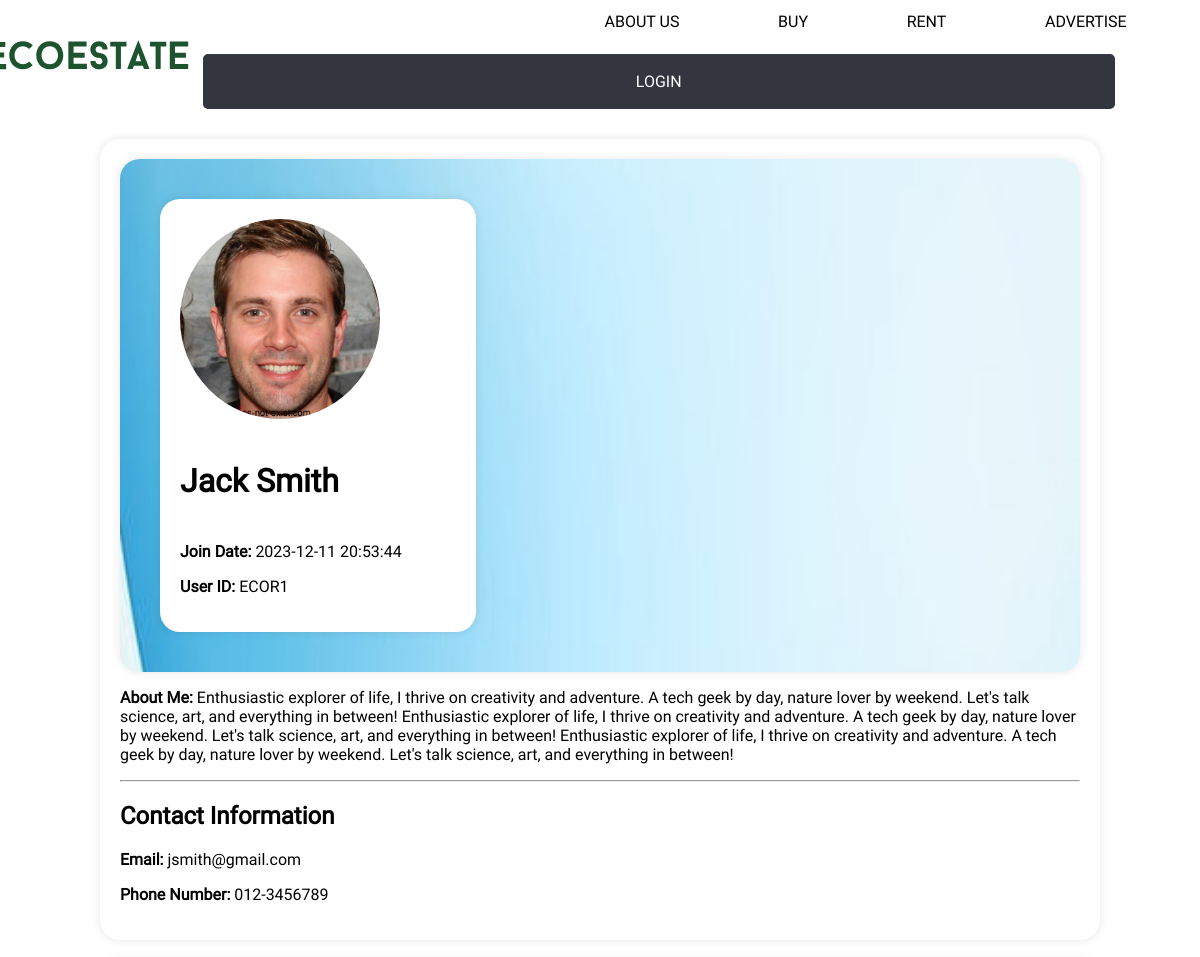
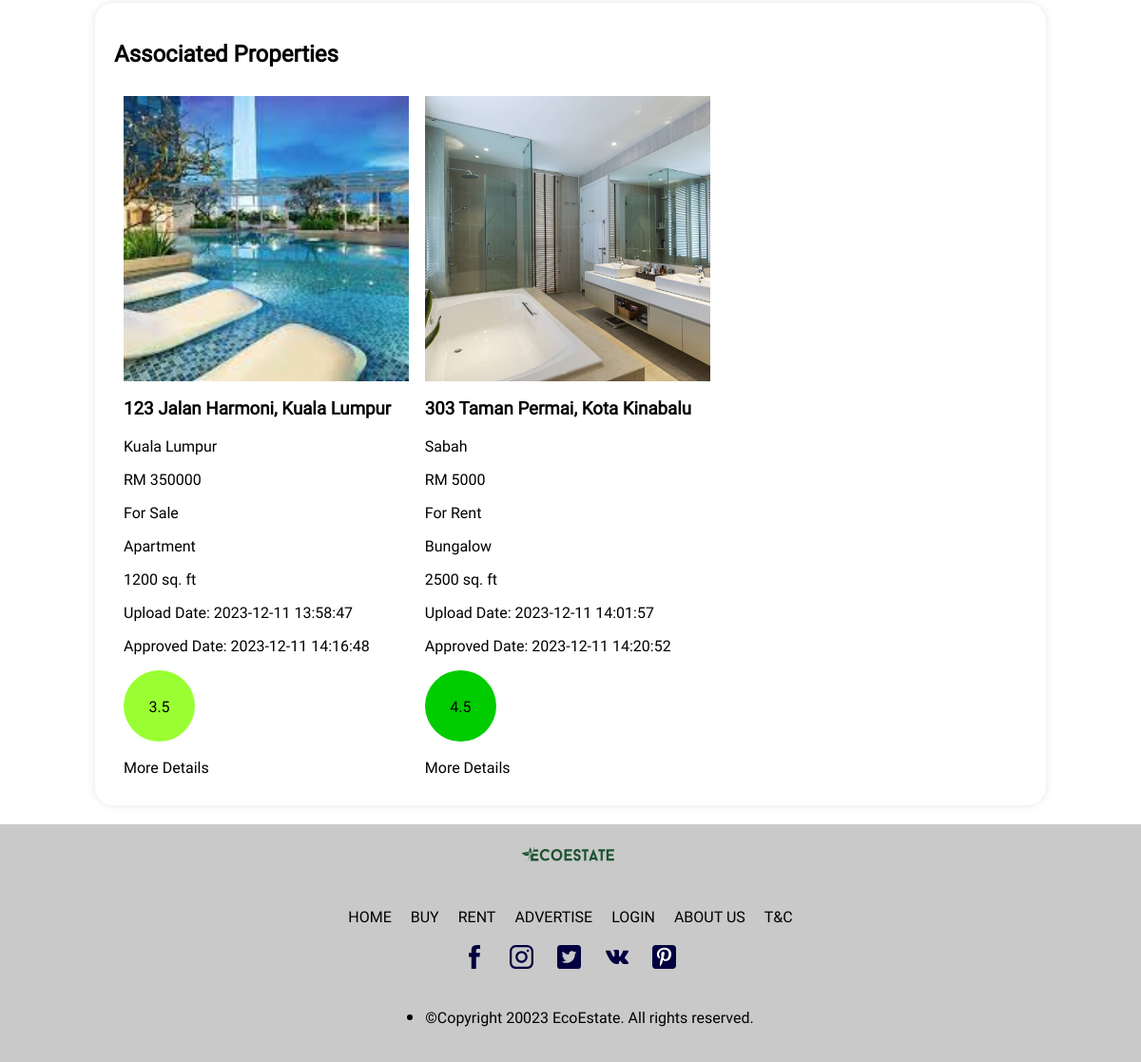
The app's page /EcoEstate/user_page.php?user_id=1 with its own data (2 pictures, top to bottom).
### tables this page shows
CREATE TABLE `user` (
  `user_id` int(10) NOT NULL,
  `username` varchar(40) NOT NULL,
  `password` varchar(40) NOT NULL,
  `email` varchar(40) NOT NULL,
  `phone_no` varchar(20) NOT NULL,
  `join_date` datetime NOT NULL DEFAULT current_timestamp(),
  `about_me` text DEFAULT '\'Empty for now\'',
  `profile_img_dir` varchar(50) NOT NULL DEFAULT '../Images/default_profile.jpg',
  `banner_img_dir` varchar(50) NOT NULL DEFAULT '../Images/default_banner.jpg'
);

CREATE TABLE `property` (
  `property_id` int(10) NOT NULL,
  `address` varchar(100) NOT NULL,
  `city` varchar(50) NOT NULL,
  `state` varchar(20) NOT NULL,
  `property_type` varchar(20) NOT NULL,
  `listing_type` varchar(10) NOT NULL,
  `price` int(10) NOT NULL,
  `floor_size` int(6) NOT NULL,
  `building_rating` decimal(2,1) DEFAULT 0.0,
  `renewable_rating` decimal(2,1) DEFAULT 0.0,
  `energy_rating` decimal(2,1) DEFAULT 0.0,
  `water_rating` decimal(2,1) DEFAULT 0.0,
  `user_id` int(10) DEFAULT NULL,
  `description` text NOT NULL,
  `furnished` varchar(3) NOT NULL,
  `no_of_bedrooms` tinyint(4) NOT NULL,
  `no_of_bathrooms` tinyint(4) NOT NULL,
  `no_of_carparks` tinyint(4) NOT NULL,
  `upload_date` datetime NOT NULL DEFAULT current_timestamp(),
  `construction_date` year(4) NOT NULL,
  `certificates` text NOT NULL
);

CREATE TABLE `property_image` (
  `img_id` int(11) NOT NULL,
  `property_id` int(11) NOT NULL,
  `img_dir` varchar(100) NOT NULL
);

CREATE TABLE `property_approval` (
  `property_id` int(10) NOT NULL,
  `admin_id` int(10) DEFAULT NULL,
  `approval_date` datetime DEFAULT NULL,
  `assessment_date` date NOT NULL
);

### EcoEstate/user_page_view.php (the view, shortened to what this page needs)
<html>
<head>
    <link rel = "stylesheet" type = "text/css" href = "style.css">
</head>
<body class="pagewidth">
    <header>
            <a href="home.php"><img  class="logo" src="../Images/Logo.svg"></a>
            <nav>
                <div class="right">
                    <div>
                        <a href="about_us.php">ABOUT US</a>
                    </div>
                    <div>
                        <a href="property_search.php?type=sale">BUY</a>
                    </div>
                    <div>
                        <a href="property_search.php?type=rent">RENT</a>
                    </div>
                    <div>
                        <a href="addproperty.php">ADVERTISE</a>
                    </div>
                </div>
                <div class="buttons">
                    <div class="login">
                        <button
                            <?php
                            if (isset($_SESSION["user_id"]) && $_SESSION["username"]){
                                echo 'onclick="window.location.href=';
                                echo "'user_page.php';";
                                echo ';">MY ACCOUNT';
                            }
                            elseif (isset($_SESSION['admin_id']) && $_SESSION['name']){
                                echo 'onclick="window.location.href=';
                                echo "'admin_page.php';";
                                echo ';">ADMIN PAGE';
                            }
                            else{
                                echo 'onclick="window.location.href=';
                                echo "'login.php';";
                                echo ';">LOGIN';
                            }
                            ?>
                        </button>
                    </div>
                </div>
            </nav>
        </header>
        <section>
            <section class="banner">
                <section style="max-width: 30%; margin: 20px auto 20px 20px">
                    <img class="profile-pic" src="<?php echo $profile_img; ?>" alt="User Profile Picture">
                    <h1 style="font-size: 32px;"><?php echo $username; ?></h1>
                    <p><strong>Join Date:</strong> <?php echo $join_date;?></p>
                    <p><strong>User ID:</strong> ECOR<?php echo $user_id;?></p>
                </section>
            </section>
            <p ><strong>About Me:</strong> <?php echo $about_me;?></p>
            <div class="contact-info">
                <hr>
                <h2>Contact Information</h2>
                <p><strong>Email:</strong> <?php echo $email; ?></p>
                <p><strong>Phone Number:</strong> <a href="tel:<?php echo $phone_no; ?>"><?php echo $phone_no; ?></a></p>
            </div>
        </section>
        <section class="property">
            <h2 style="flex: 100%;">Associated Properties</h2>
                <?php
                    $q = "SELECT * FROM property WHERE user_id = $user_id";
                    $result = @mysqli_query($dbc, $q);
                    if (mysqli_num_rows($result) != 0) {
                        while ($property = mysqli_fetch_assoc($result)) {
                            $q = "SELECT * FROM property_image WHERE property_id = " . $property['property_id'] . " LIMIT 1;";
                            $r = @mysqli_query($dbc, $q);
                            $image = mysqli_fetch_assoc($r);
                            $q = "SELECT approval_date FROM property_approval WHERE property_id = " . $property['property_id'] . " && approval_date IS NOT NULL;";
                            $r = @mysqli_query($dbc, $q);
                            $approval = mysqli_fetch_assoc($r);
                            if(isset($_SESSION['admin_id']) || mysqli_num_rows($r) >0){
                                echo '<div class="property">';
                                echo "<img class='property-pic' src='" . $image['img_dir'] . "'>";
                                echo "<h3>" . $property['address'] . ", " . $property['city'] . "</h3>";
                                echo "<p>" . $property['state'] . "</p>";
                                echo "<p>RM " . $property['price'] . "</p>";
                                echo "<p>For " . $property['listing_type'] . "</p>";
                                echo "<p>" . $property['property_type'] . "</p>";
                                echo "<p>" . $property['floor_size'] . " sq. ft</p>";
                                echo "<p>Upload Date: " . $property['upload_date'] . "</p>";
                                if(mysqli_num_rows($r) > 0){
                                    echo "<p>Approved Date: " . $approval['approval_date'] . "</p>";
                                }
                                else{
                                    echo "<p>Approved Date: NOT APPROVED</p>";
                                }
                                $build_rate = $property['building_rating'];
                                $renew_rate = $property['renewable_rating'];
                                $energy_rate = $property['energy_rating'];
                                $water_rate = $property['water_rating'];
                                $total_rate = round(($build_rate + $renew_rate + $energy_rate + $water_rate) / 4, 1);
                                if ($total_rate >= 0 && $total_rate <= 1) {
                                    $color= "#ff0000";
                                } elseif ($total_rate > 1 && $total_rate <= 2) {
                                    $color= "#ff6600";
                                } elseif ($total_rate > 2 && $total_rate <= 3) {
                                    $color= "#ffcc00";
                                } elseif ($total_rate > 3 && $total_rate <= 4) {
                                    $color= "#99ff33";
                                } elseif ($total_rate > 4 && $total_rate <= 5) {
                                    $color= "#00cc00";
                                } else {
                                    $color= "#ff0000";
                                }
                                echo '<div class="rating-container" style="background-color: ' . $color . ';">
                                <p>' . $total_rate . '</p>
                                </div>';
                                echo '<br><a href="show_property.php?id=' . $property['property_id'] . '">More Details</a>';
                                echo '</div>';
                            }
                        }
                    } else {
                        echo "<p>No property to show</p>";
                    }
                ?>
        </section>
        <footer>
            <div class="footer">
                <div class="row">
                    <img src="../Images/Logo.svg" style = "min-width: 10%; max-width: 10%; margin-left: auto; margin-right: auto;">
                </div>
                <div class="footer-links">
                    <a href="home.php">HOME</a>
                    <a href="property_search.php?type=sale">BUY</a>
                    <a href="property_search.php?type=rent">RENT</a>
                    <a href="addproperty.php">ADVERTISE</a>
                    <a href="login.php">LOGIN</a>
                    <a href="about_us.php">ABOUT US</a>
                    <a href="t&c.php">T&C</a>
                </div>
                <div class="socials">
                    <img class="icon" src="../Images/FB.svg">
                    <img class="icon" src="../Images/Insta.svg">
                    <img class="icon" src="../Images/Twitt.svg">
                    <img class="icon" src="../Images/VK.svg">
                    <img class="icon" src="../Images/Pin.svg">
                </div>
                <div class = "row">
                    <ul>
                        <li>
                            <p class="copyright">&copy;Copyright 20023 EcoEstate. All rights reserved.</p>
                        </li>
                    </ul>
                </div>
            </div>
        </footer>
    </body>
</html>

### EcoEstate/style.css (style rules this page uses)
html { height: 100%; }
body { background-color:#ffffff; border: none; padding: 0%; margin: 0%; width: 100%; height: 100%; display: block; }
h1, h2, h3, h4 { font-family: Roboto; color:#000000; }
p, a, button { font-family: Roboto; font-size: 16px; font-style: normal; font-weight: 400; color: #000000; text-decoration: none; }
div button { color:#ffffff; background: #33363F; border: 2px solid #33363F; padding: 5px 5px; border-radius: 5px; transition: color 0.5s, background-color 1s; text-align: center; }
div.login button { padding: 1em 1em; margin: 0% 5%; }
div.buttons, div.buttons-choice { flex: 1 1 5%; display: flex; align-items: baseline; min-width: 250px; }
@media only screen and (min-width: 800px) { header { background-color: #ffffff; display: flex; flex-flow: row wrap; justify-content: stretch; padding-left: 2%; padding-right: 2%; } }
@media only screen and (min-width: 800px) { header a { padding: 0% 1%; flex: 1 1 5%; position: relative; margin: 0% 1%; } }
@media only screen and (min-width: 800px) { .logo { min-width: 100%; max-height: 130%; position: absolute; top: 50%; left: 50%; transform: translate(-50%, -50%); } }
@media only screen and (min-width: 800px) { nav div.right { margin-left: 40%; flex: 1 1 40%; } }
header nav { font-family: "Roboto", sans-serif; color: #000040; flex: 4 4 85%; width: 100%; display: flex; flex-flow: row wrap; justify-content: space-between; align-items: baseline; }
nav div { flex: 1 2 25%; margin: 1% 0%; padding: 0%; display: grid; text-align: center; grid-auto-flow: column; }
nav div a { margin: 0%; }
div.login { margin: 0% 1%; }
footer { background-color: #C9C9C9; display: grid; grid-template-columns: auto; min-height: 30%; width: 100%; font-size: 130%; padding: 0%; border: none; margin: 0%; }
.footer-links { display: flex; justify-content: space-around; padding: 10px; margin-left: auto; margin-right: auto; }
.footer-links a { color: #000; text-decoration: none; padding: 10px; }
div.socials { display: grid; flex: 1 1 25%; margin: 0% 5%; align-items: center; justify-items: center; align-self: center; grid-template-columns: 50px 50px 50px 50px 50px; }
.icon { max-width: 100%; max-height: 100%; padding: 0% 5% 3% 0%; }
@media screen and (min-width: 800px) { footer div.footer { flex: 2 2 75%; flex-flow: column nowrap; display: flex; } }
@media screen and (min-width: 800px) { .footer .row { flex: 1 1 25%; align-self: center; align-content: center; display: grid; } }
.pagewidth { min-width: 1200px; }

### records on screen
user: profile_img_dir (picture), username "Jack Smith", join_date "2023-12-11 20:53:44", user_id "1", about_me "Enthusiastic explorer of life, I thrive on creativity and adventure. A tech geek by day, nature lover by weekend. Let's talk science, art, and everything in between! Enthusiastic explorer of life, I thrive on creativity and adventure. A tech geek by day, nature lover by weekend. Let's talk science, art, and everything in between! Enthusiastic explorer of life, I thrive on creativity and adventure. A tech geek by day, nature lover by weekend. Let's talk science, art, and everything in between!", email "jsmith@gmail.com", phone_no "012-3456789"
property: property_image.img_dir (picture), address "123 Jalan Harmoni", city "Kuala Lumpur", state "Kuala Lumpur", price "350000", listing_type "Sale", property_type "Apartment", floor_size "1200", upload_date "2023-12-11 13:58:47", property_approval.approval_date "2023-12-11 14:16:48", total_rate "3.5"
property: property_image.img_dir (picture), address "303 Taman Permai", city "Kota Kinabalu", state "Sabah", price "5000", listing_type "Rent", property_type "Bungalow", floor_size "2500", upload_date "2023-12-11 14:01:57", property_approval.approval_date "2023-12-11 14:20:52", total_rate "4.5"
